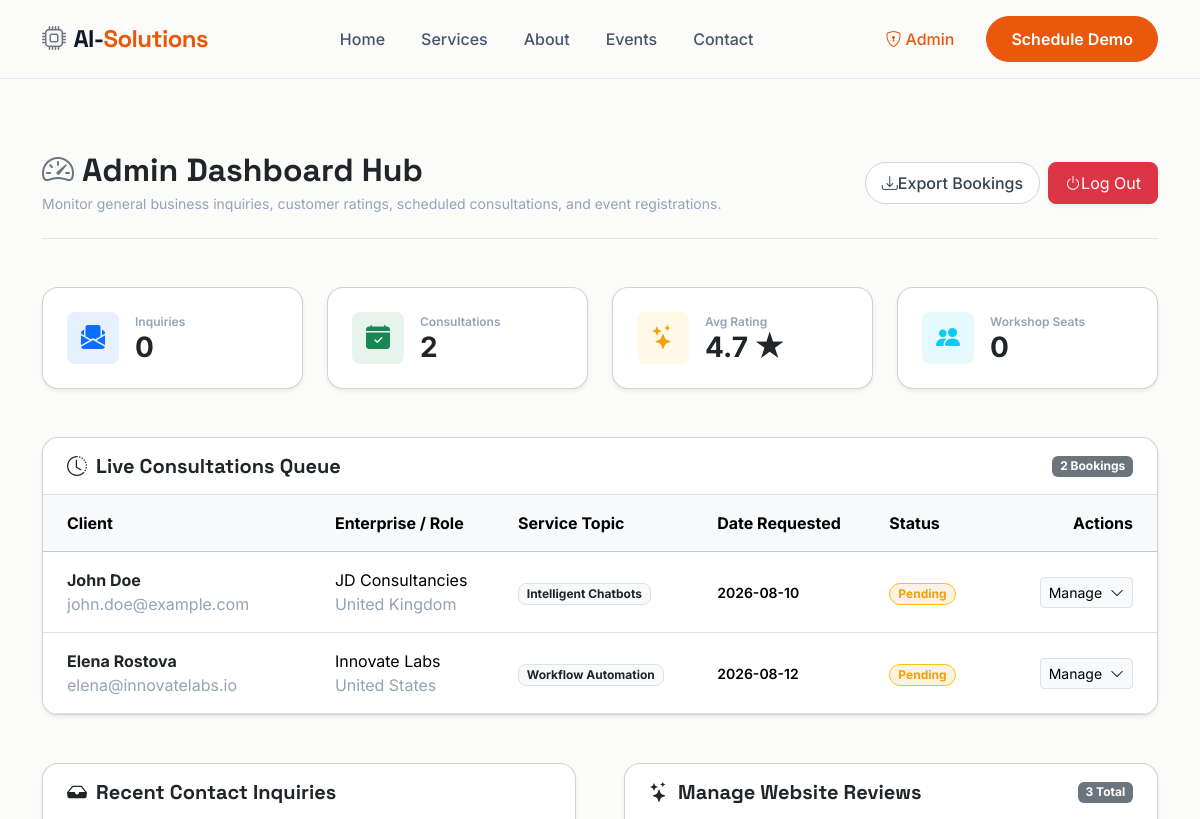
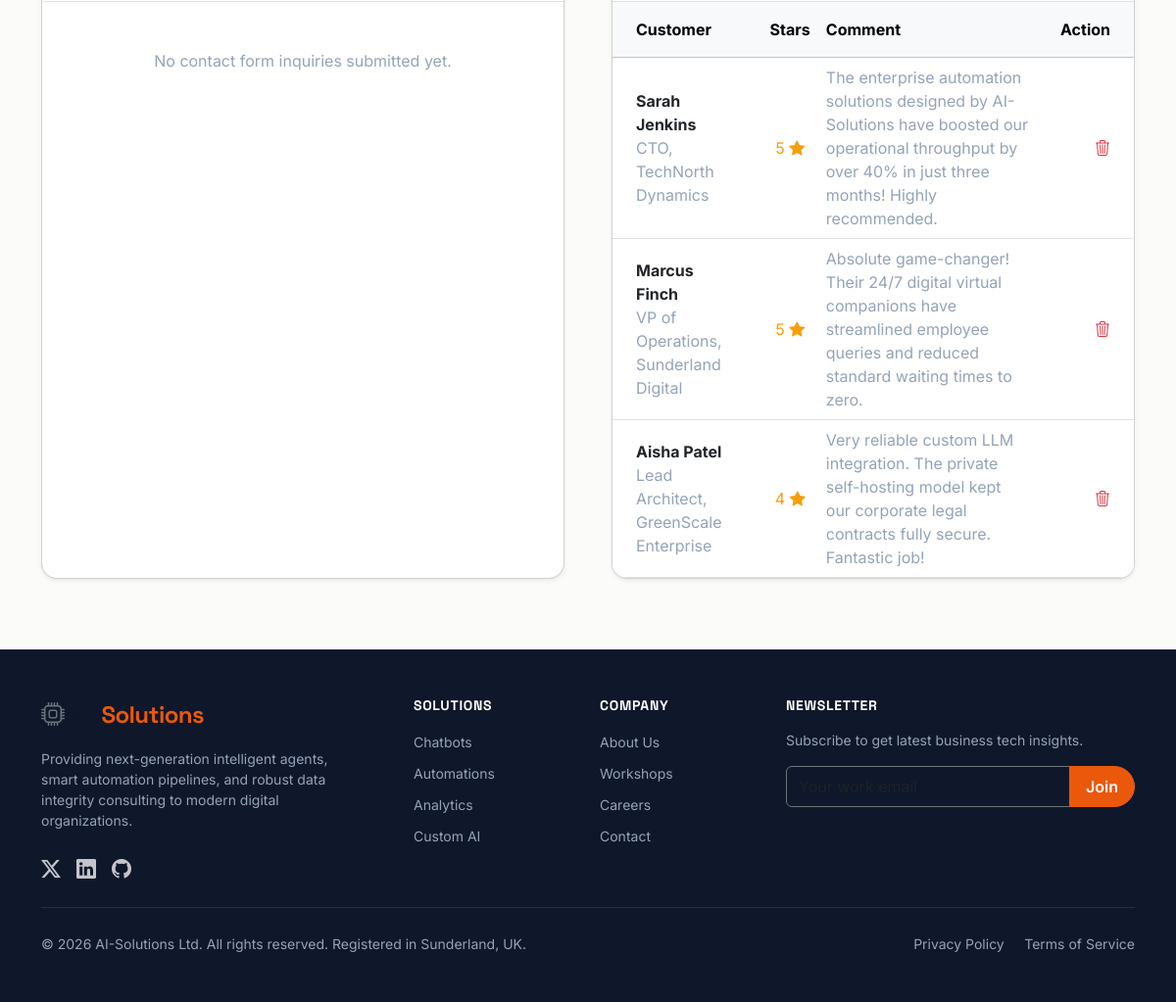
/admin.php (signed in), run on the app's committed database (2 pictures, top to bottom).
### tables this page shows
CREATE TABLE IF NOT EXISTS demo_requests (
    id INT AUTO_INCREMENT PRIMARY KEY,
    user_id INT NULL,
    name VARCHAR(255) NOT NULL,
    email VARCHAR(255) NOT NULL,
    phone VARCHAR(50) NULL,
    company VARCHAR(255) NULL,
    country VARCHAR(100) NULL,
    service VARCHAR(255) NOT NULL,  
    requirements TEXT NULL,
    date DATE NOT NULL,
    status VARCHAR(50) DEFAULT 'pending',
    created_at TIMESTAMP DEFAULT CURRENT_TIMESTAMP,
    FOREIGN KEY (user_id) REFERENCES users(id) ON DELETE SET NULL
);

CREATE TABLE IF NOT EXISTS testimonials (
    id INT AUTO_INCREMENT PRIMARY KEY,
    name VARCHAR(255) NOT NULL,
    company VARCHAR(255) NULL,
    rating INT NOT NULL CHECK (rating >= 1 AND rating <= 5),
    comment TEXT NOT NULL,
    created_at TIMESTAMP DEFAULT CURRENT_TIMESTAMP
);

### admin.php (the view, shortened to what the rows shown need)
<?php
include 'db_connect.php';
$authenticated = isset($_SESSION['admin_authenticated']) && $_SESSION['admin_authenticated'] === true;
$auth_error = "";
if ($authenticated) {
    try {
        $all_demos = $pdo->query("SELECT * FROM demo_requests ORDER BY created_at DESC")->fetchAll();
        $all_reviews = $pdo->query("SELECT * FROM testimonials ORDER BY created_at DESC")->fetchAll();
    } catch (\PDOException $e) {
        $inquiries_count = 0; $demos_count = 0; $events_reg_count = 0; $avg_rating = "0.0"; $total_reviews_count = 0;
        $recent_inquiries = []; $all_demos = []; $all_reviews = [];
    }
}
include 'header.php';
?>
<section class="py-5 bg-transparent">
    <div class="container py-4">
        <?php if (!$authenticated): ?>
            <div class="row justify-content-center">
                <div class="col-md-5">
                    <div class="card p-4 border-1 border-slate-200 shadow-lg rounded-4 bg-white mt-5">
                        <div class="text-center mb-4">
                            <div class="bg-warning bg-opacity-10 text-secondary p-3 rounded-circle mb-3 d-inline-flex align-items-center justify-content-center" style="width: 60px; height: 60px;">
                                <i class="bi bi-shield-lock-fill fs-3"></i>
                            </div>
                            <h2 class="h3 font-display fw-bold text-dark">Admin Access Portal</h2>
                            <p class="small text-muted mb-0">Verify credentials to manage enterprise inquiries and reviews.</p>
                        </div>
                        <?php if (!empty($auth_error)): ?>
                            <div class="alert alert-danger rounded-3 small mb-3"><i class="bi bi-exclamation-triangle-fill me-2"></i> <?php echo $auth_error; ?></div>
                        <?php endif; ?>
                        <form action="admin.php" method="POST">
                            <input type="hidden" name="login_admin" value="1">
                            <div class="mb-4">
                                <label class="form-label small fw-semibold text-muted">Administrator Password</label>
                                <div class="input-group">
                                    <span class="input-group-text"><i class="bi bi-key-fill"></i></span>
                                    <input type="password" name="admin_password" class="form-control" placeholder="Enter password (default: admin123)" required>
                                </div>
                                <div class="form-text small text-muted text-center mt-2">Hint: Local demo password is <strong>admin123</strong></div>
                            </div>
                            <button type="submit" class="btn btn-orange w-100 py-2.5 fw-bold shadow-sm">
                                Unlock Dashboard
                            </button>
                        </form>
                    </div>
                </div>
            </div>
        <?php else: ?>
            <div class="d-flex justify-content-between align-items-center flex-wrap gap-3 border-bottom pb-4 mb-5">
                <div>
                    <h1 class="h2 font-display fw-bold text-dark mb-1"><i class="bi bi-speedometer2 text-secondary me-2"></i>Admin Dashboard Hub</h1>
                </div>
            </div>
            <div class="row g-5">
                <div class="col-12">
                    <div class="card border-1 border-slate-200 shadow-sm rounded-4 bg-white overflow-hidden">
                        <div class="table-responsive">
                            <table class="table align-middle table-hover mb-0 text-sm">
                                <thead class="table-light text-muted">
                                    <tr>
                                        <th class="px-4 py-3">Client</th>
                                        <th class="py-3">Enterprise / Role</th>
                                        <th class="py-3">Service Topic</th>
                                        <th class="py-3">Date Requested</th>
                                        <th class="py-3">Status</th>
                                        <th class="px-4 py-3 text-end">Actions</th>
                                    </tr>
                                </thead>
                                <tbody>
                                    <?php if (empty($all_demos)): ?>
                                        <tr>
                                            <td colspan="6" class="text-center p-5 text-muted italic">No consultations scheduled in queue.</td>
                                        </tr>
                                    <?php else: ?>
                                        <?php foreach ($all_demos as $dm): ?>
                                            <tr>
                                                <td class="px-4 py-3">
                                                    <span class="fw-bold text-dark d-block"><?php echo htmlspecialchars($dm['name']); ?></span>
                                                    <span class="text-xs text-muted d-block"><?php echo htmlspecialchars($dm['email']); ?></span>
                                                </td>
                                                <td>
                                                    <span class="d-block text-slate-700"><?php echo htmlspecialchars($dm['company'] ?: 'Personal'); ?></span>
                                                    <span class="text-xs text-muted"><?php echo htmlspecialchars($dm['country'] ?: '-'); ?></span>
                                                </td>
                                                <td><span class="badge bg-light border text-dark px-2.5 py-1.5 rounded-3"><?php echo htmlspecialchars($dm['service']); ?></span></td>
                                                <td><span class="small fw-semibold"><?php echo date('Y-m-d', strtotime($dm['date'])); ?></span></td>
                                                <td>
                                                    <?php if ($dm['status'] === 'approved'): ?>
                                                        <span class="badge bg-success-subtle text-success border border-success px-2 py-1 rounded-pill small">Approved</span>
                                                    <?php elseif ($dm['status'] === 'cancelled'): ?>
                                                        <span class="badge bg-danger-subtle text-danger border border-danger px-2 py-1 rounded-pill small">Cancelled</span>
                                                    <?php else: ?>
                                                        <span class="badge bg-warning-subtle text-warning border border-warning px-2 py-1 rounded-pill small">Pending</span>
                                                    <?php endif; ?>
                                                </td>
                                                <td class="px-4 py-3 text-end">
                                                    <div class="dropdown">
                                                        <button class="btn btn-light border btn-sm" type="button" data-bs-toggle="dropdown">
                                                            Manage <i class="bi bi-chevron-down ms-1 text-xs"></i>
                                                        </button>
                                                    </div>
                                                </td>
                                            </tr>
                                        <?php endforeach; ?>
                                    <?php endif; ?>
                                </tbody>
                            </table>
                        </div>
                    </div>
                </div>
                <div class="col-lg-6">
                    <div class="card border-1 border-slate-200 shadow-sm rounded-4 bg-white overflow-hidden h-100">
                        <div class="table-responsive max-h-[500px] overflow-y-auto">
                            <table class="table align-middle table-hover mb-0 text-sm">
                                <thead class="table-light text-muted">
                                    <tr>
                                        <th class="px-4 py-3">Customer</th>
                                        <th class="py-3 text-center">Stars</th>
                                        <th class="py-3">Comment</th>
                                        <th class="px-4 py-3 text-end">Action</th>
                                    </tr>
                                </thead>
                                <tbody>
                                    <?php if (empty($all_reviews)): ?>
                                        <tr>
                                            <td colspan="4" class="text-center p-4 text-muted italic">No feedback submissions found in database.</td>
                                        </tr>
                                    <?php else: ?>
                                        <?php foreach ($all_reviews as $rev): ?>
                                            <tr>
                                                <td class="px-4 py-3">
                                                    <span class="fw-bold text-dark d-block"><?php echo htmlspecialchars($rev['name']); ?></span>
                                                    <span class="text-xs text-muted d-block"><?php echo htmlspecialchars($rev['company']); ?></span>
                                                </td>
                                                <td class="text-center text-warning font-semibold">
                                                    <?php echo $rev['rating']; ?> <i class="bi bi-star-fill text-warning ms-0.5"></i>
                                                </td>
                                                <td class="text-muted text-xs max-w-xs truncate" title="<?php echo htmlspecialchars($rev['comment']); ?>">
                                                    <?php echo htmlspecialchars($rev['comment']); ?>
                                                </td>
                                                <td class="px-4 py-3 text-end">
                                                    <a href="admin.php?delete_review_id=<?php echo $rev['id']; ?>" class="text-danger hover-text-danger p-1.5 rounded hover-bg-danger" onclick="return confirm('Are you sure you want to delete this customer review permanently?');">
                                                        <i class="bi bi-trash3 fs-6"></i>
                                                    </a>
                                                </td>
                                            </tr>
                                        <?php endforeach; ?>
                                    <?php endif; ?>
                                </tbody>
                            </table>
                        </div>
                    </div>
                </div>
            </div>
        <?php endif; ?>
    </div>
</section>
<?php
include 'footer.php';
?>

### data on the page
demo_requests: name "John Doe", email "john.doe@example.com", company "JD Consultancies", country "United Kingdom", service "Intelligent Chatbots", date "2026-08-10", status "Pending"
demo_requests: name "Elena Rostova", email "elena@innovatelabs.io", company "Innovate Labs", country "United States", service "Workflow Automation", date "2026-08-12", status "Pending"
testimonials: name "Sarah Jenkins", company "CTO, TechNorth Dynamics", rating "5", comment "The enterprise automation solutions designed by AI-Solutions have boosted our operational throughput by over 40% in just three months! Highly recommended."
testimonials: name "Marcus Finch", company "VP of Operations, Sunderland Digital", rating "5", comment "Absolute game-changer! Their 24/7 digital virtual companions have streamlined employee queries and reduced standard waiting times to zero."
testimonials: name "Aisha Patel", company "Lead Architect, GreenScale Enterprise", rating "4", comment "Very reliable custom LLM integration. The private self-hosting model kept our corporate legal contracts fully secure. Fantastic job!"

### other printed values
$inquiries_count "0"
$demos_count "2"
$avg_rating "4.7"
$events_reg_count "0"
count($all_demos) "2"
$total_reviews_count "3"
